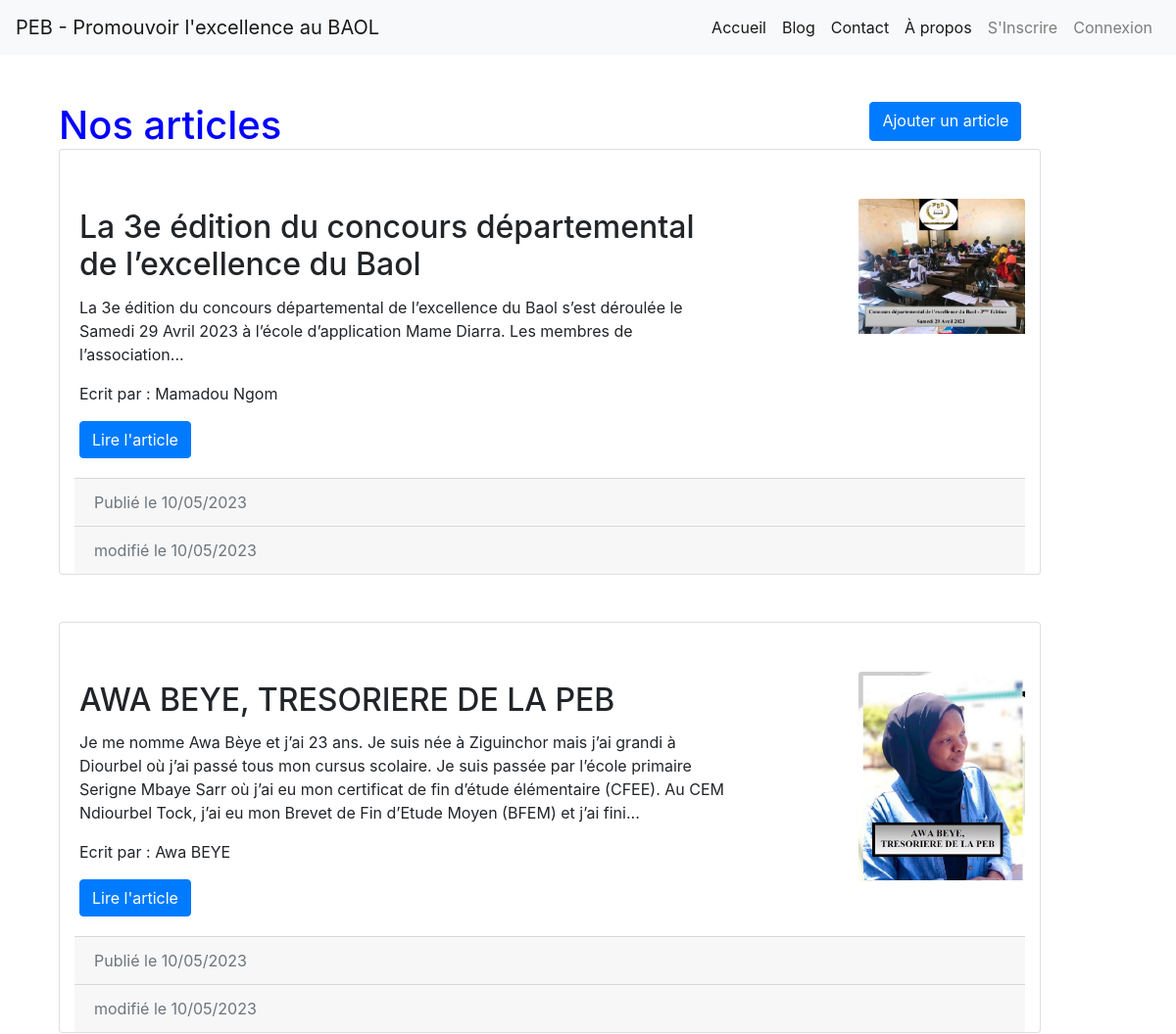
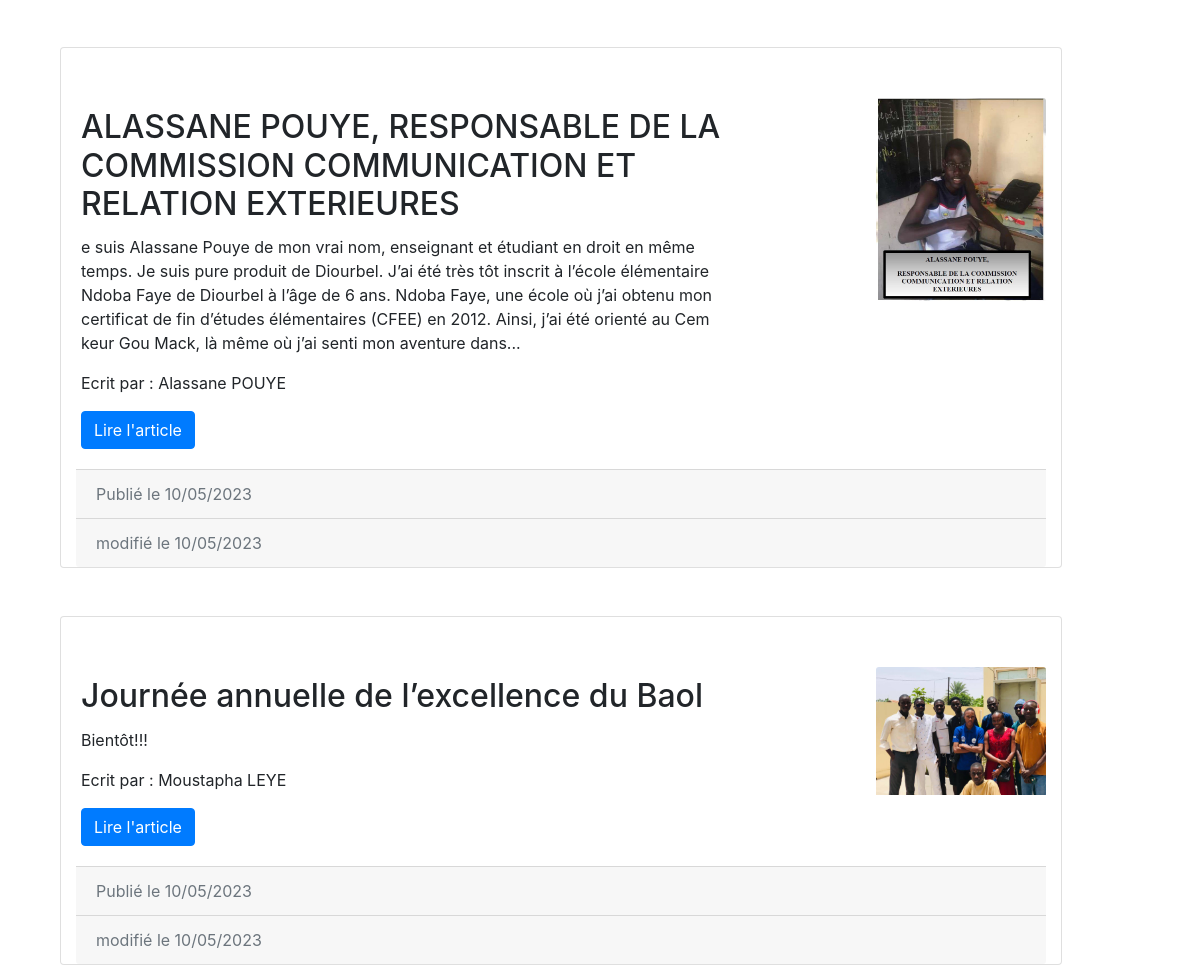
The page /articles/ (upper part) on the database as committed earlier (2 pictures, top to bottom).
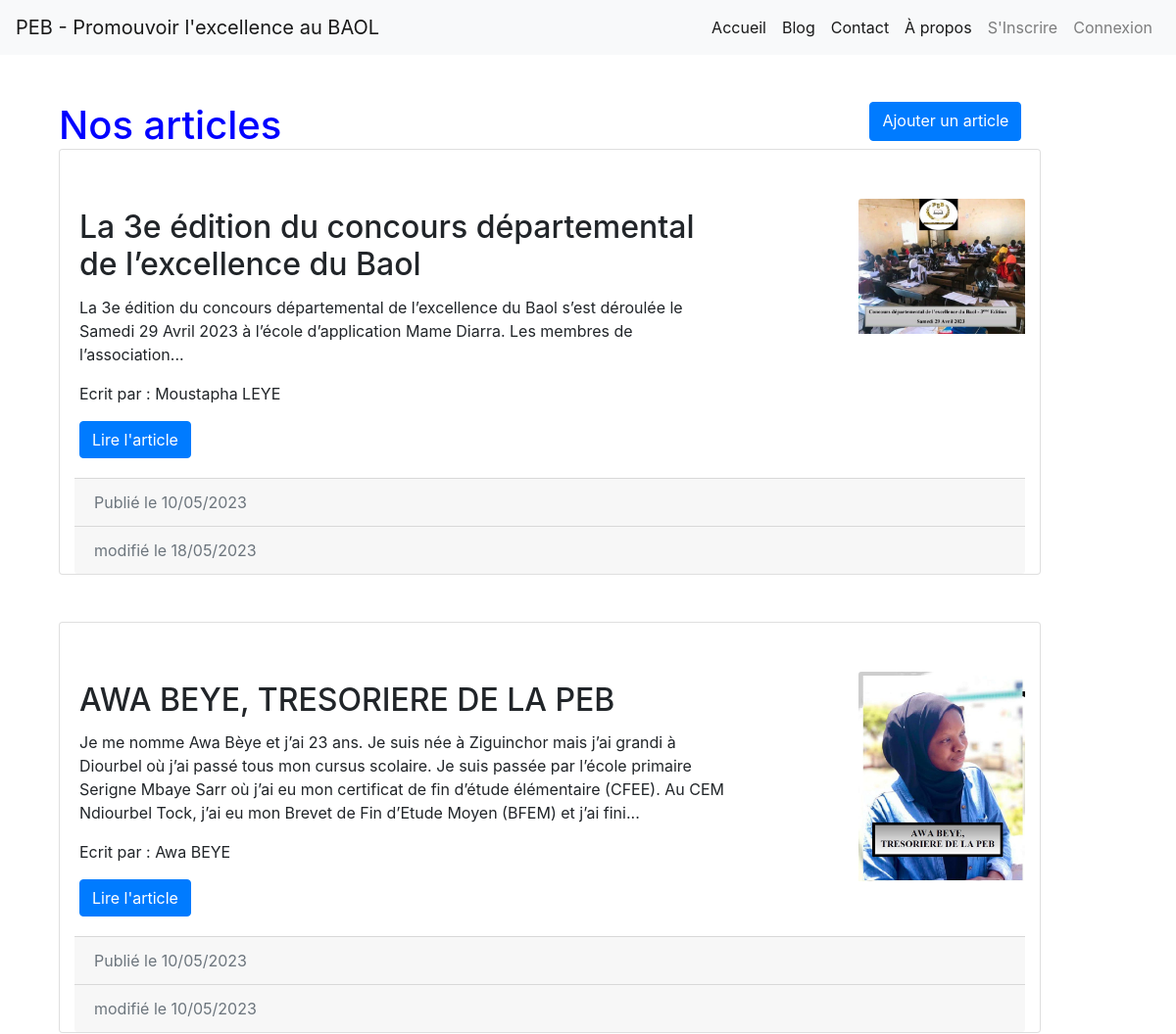
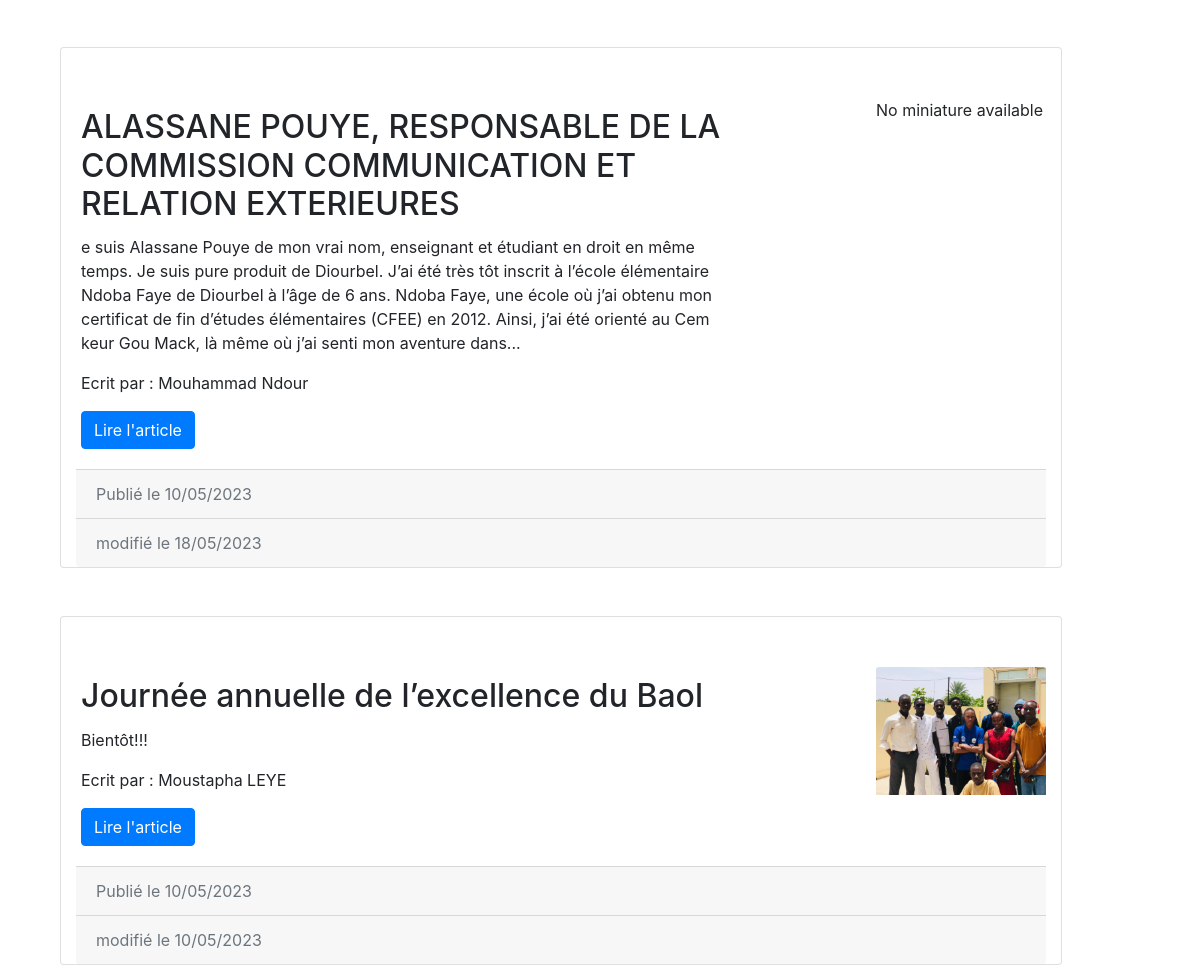
The same page on the database as committed later (2 pictures, top to bottom).
### blog_peb/models.py (models this page shows)
class Article(models.Model):
    titre = models.CharField(max_length=200)
    resume = models.TextField()
    miniature = models.ImageField()
    contenu = models.TextField()
    auteur = models.CharField(max_length=100)
    date_creation = models.DateTimeField(auto_now_add=True)
    date_mise_a_jour = models.DateTimeField(auto_now=True)

### blog_peb/views.py (the view)
# urls.py: path('articles/', blog, name='blog'),
def blog(request):
    articles_list = Article.objects.all().order_by('date_creation')
    paginator = Paginator(articles_list, 5) # 5 articles par page
    page = request.GET.get('page')
    articles = paginator.get_page(page)
    return render(request, 'blog.html', {'articles': articles})

### blog_peb/templates/blog.html (shortened to what this page needs)
{% extends 'base.html' %}
{% block content %}
<div  class="container mt-6">
  <div style="display:flex; height: 40px;" class="mb-2">
    <h1 class="mb-4">Nos articles</h1>
    <a style="margin-left: 600px;"  href=" {% url 'create_article' %}" class="btn btn-primary">Ajouter un article</a>
  </div>
  {% for article in articles %}
  <div style="display:table;" class="card mb-5">
<div style="height: 150px; width: 200px; margin-left: 800px; margin-top: 50px; " class="container">
    {% if article.miniature %}
    <img src="{{ article.miniature.url }}" class="card-img-top" alt="{{ article.titre }}">
    {% else %}
    <p>No miniature available</p>
    {% endif %}
  </div>
    <div style="width:700px;margin-top:-160px;" class="card-body">
      <h2 class="card-title">{{ article.titre }}</h2>
      <p  class="card-text">{{ article.resume }}</p>
      <p>Ecrit par : {{ article.auteur}}</p>
      <a href="{% url 'detail_article' id=article.id %}" class="btn btn-primary">Lire l'article</a>
    </div>
    <div class="container">
    <div class="card-footer text-muted">
      Publié le {{ article.date_creation|date:'d/m/Y' }}
    </div>
    <div class="card-footer text-muted">
        modifié le {{ article.date_mise_a_jour|date:'d/m/Y' }}
    </div>
  </div>
  </div>
  {% empty %}
  <p>Aucun article pour le moment.</p>
  {% endfor %}
</div>
{% endblock %}

### blog_peb/templates/base.html (shortened to what this page needs)
{% load static %}
<!DOCTYPE html>
<html lang="en">
<head>
    <link rel="stylesheet" href="{% static "css/base.css" %}">
    <link rel="stylesheet" href="https://stackpath.bootstrapcdn.com/bootstrap/4.3.1/css/bootstrap.min.css">
</head>
<body>
  <nav class="navbar navbar-expand-lg navbar-light bg-light">
    <a class="navbar-brand" href="{% url 'accueil' %}">PEB - Promouvoir l'excellence au BAOL</a>
    <div class="collapse navbar-collapse" id="navbarNav">
      <ul class="navbar-nav ml-auto" >
        <li class="nav-item active">
          <a class="nav-link" href="{% url 'accueil' %}">Accueil</a>
        </li>
       <li class="nav-item active" >
          <a class="nav-link" href="{% url 'blog' %}">Blog</a>
        </li>
        <li class="nav-item active" >
          <a class="nav-link" href="{% url 'contact' %}">Contact</a>
        </li>
        <li class="nav-item active">
          <a class="nav-link" href="{% url 'about' %}">À propos</a>
        </li>
        <li class="nav-item"><a class="nav-link" href="{%url 'register_view' %}">S'Inscrire</a></li>
        {% if request.user.is_authenticated %}
        <li style="margin-left: 0 px;" class="nav-item dropdown">
          <a
            class="nav-link dropdown-toggle"
            href="#"
            role="button"
            data-toggle="dropdown"
            aria-expanded="false"
          >
          {% if user.is_authenticated %}
          {{ user.username }}
          {% endif %}
          </a>
          <div class="dropdown-menu">
            {% comment %} <a class="dropdown-item" href="{% url 'dashboad' %}">Profil</a>
            <div class="dropdown-divider"></div> {% endcomment %}
            <a class="dropdown-item" href="  {% url 'logout_view' %} ">Deconnexion</a>
          </div>
        </li>
          {% else %}
          <li class="nav-item"><a href="{% url 'login_view' %}" class="nav-link">Connexion</a></li>
        {% endif %}
      </ul>
    </div>
  </nav>
  <div class="container mt-5">
      {% block content %}{% endblock %}
  </div>
</body>
</html>

### blog_peb/static/css/base.css (style rules this page uses)
h1, h3 { color: blue; }
body { font-family: 'Open Sans', sans-serif; }

Rows that differ between the two databases and show on the page:
changed Article "La 3e édition du concours départemental de l’excellence du Baol": auteur "Mamadou Ngom" → "Moustapha LEYE"; date_mise_a_jour "10/05/2023" → "18/05/2023"
changed Article: auteur "Alassane POUYE" → "Mouhammad Ndour"; date_mise_a_jour "10/05/2023" → "18/05/2023"; miniature: picture removed; now shows "No miniature available"
